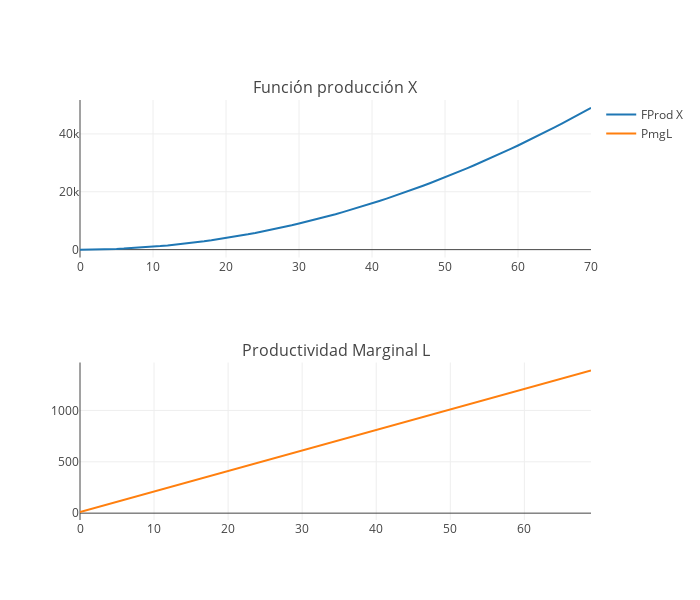

The cell this chart's notebook holds for it:
### Markdown cell above
## 1.1 Función de producción

### Code cell
Lm = 70 # Maximum labor
k = 10
fL = 'k*L**2' # X production function and L is labor


## End of inputs needed
L = np.arange(0,Lm+1)
y = eval(fL)
pmgL = np.diff(y)

yy = [y,pmgL]
title_large = ['Función producción X','Productividad Marginal L']
fig1 = tools.make_subplots(rows=2, cols=1, subplot_titles=(title_large))
title = ['FProd X', 'PmgL']
for i in range(2):
    trace = go.Scatter(x=L,y=yy[i],name=title[i])
    fig1.append_trace(trace, i+1,1)

fig1['layout'].update(height=600, width=700)
iplot(fig1, filename='simple-subplot')

### Figure 1 — Plotly figure (JSON) as saved in the notebook; plotly's stock layout.template omitted (floating-point values rounded to 4 significant figures)
{"data": [{"name": "FProd X", "type": "scatter", "x": [0, 1, 2, 3, 4, 5, 6, 7, 8, 9, 10, 11, 12, 13, 14, 15, 16, 17, 18, 19, 20, 21, 22, 23, 24, 25, 26, 27, 28, 29, 30, 31, 32, 33, 34, 35, 36, 37, 38, 39, 40, 41, 42, 43, 44, 45, 46, 47, 48, 49, 50, 51, 52, 53, 54, 55, 56, 57, 58, 59, 60, 61, 62, 63, 64, 65, 66, 67, 68, 69, 70], "xaxis": "x1", "y": [0, 10, 40, 90, 160, 250, 360, 490, 640, 810, 1000, 1210, 1440, 1690, 1960, 2250, 2560, 2890, 3240, 3610, 4000, 4410, 4840, 5290, 5760, 6250, 6760, 7290, 7840, 8410, 9000, 9610, 10240, 10890, 11560, 12250, 12960, 13690, 14440, 15210, 16000, 16810, 17640, 18490, 19360, 20250, 21160, 22090, 23040, 24010, 25000, 26010, 27040, 28090, 29160, 30250, 31360, 32490, 33640, 34810, 36000, 37210, 38440, 39690, 40960, 42250, 43560, 44890, 46240, 47610, 49000], "yaxis": "y1"}, {"name": "PmgL", "type": "scatter", "x": [0, 1, 2, 3, 4, 5, 6, 7, 8, 9, 10, 11, 12, 13, 14, 15, 16, 17, 18, 19, 20, 21, 22, 23, 24, 25, 26, 27, 28, 29, 30, 31, 32, 33, 34, 35, 36, 37, 38, 39, 40, 41, 42, 43, 44, 45, 46, 47, 48, 49, 50, 51, 52, 53, 54, 55, 56, 57, 58, 59, 60, 61, 62, 63, 64, 65, 66, 67, 68, 69, 70], "xaxis": "x2", "y": [10, 30, 50, 70, 90, 110, 130, 150, 170, 190, 210, 230, 250, 270, 290, 310, 330, 350, 370, 390, 410, 430, 450, 470, 490, 510, 530, 550, 570, 590, 610, 630, 650, 670, 690, 710, 730, 750, 770, 790, 810, 830, 850, 870, 890, 910, 930, 950, 970, 990, 1010, 1030, 1050, 1070, 1090, 1110, 1130, 1150, 1170, 1190, 1210, 1230, 1250, 1270, 1290, 1310, 1330, 1350, 1370, 1390], "yaxis": "y2"}], "layout": {"annotations": [{"font": {"size": 16}, "showarrow": false, "text": "Función producción X", "x": 0.5, "xanchor": "center", "xref": "paper", "y": 1, "yanchor": "bottom", "yref": "paper"}, {"font": {"size": 16}, "showarrow": false, "text": "Productividad Marginal L", "x": 0.5, "xanchor": "center", "xref": "paper", "y": 0.375, "yanchor": "bottom", "yref": "paper"}], "height": 600, "width": 700, "xaxis1": {"anchor": "y1", "domain": [0, 1]}, "xaxis2": {"anchor": "y2", "domain": [0, 1]}, "yaxis1": {"anchor": "x1", "domain": [0.625, 1]}, "yaxis2": {"anchor": "x2", "domain": [0, 0.375]}}}
